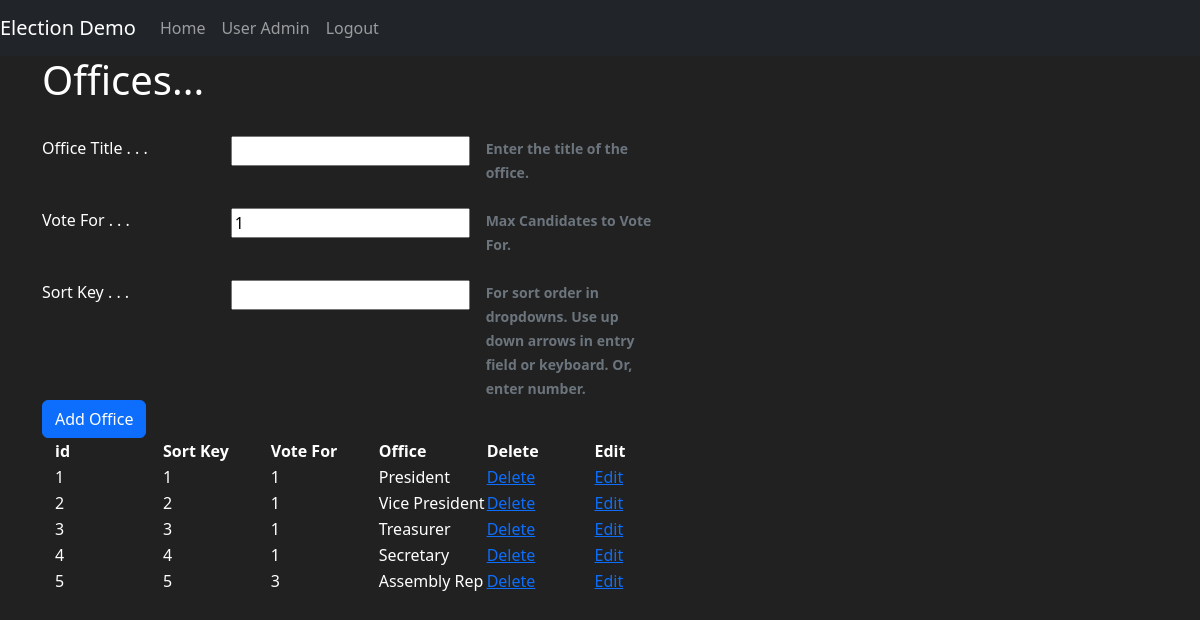
The app's page /office (signed in) with its own data.
### election1/models.py (models this page shows)
class Office(db.Model):
    id_office = db.Column(db.Integer, primary_key=True)
    office_title = db.Column(db.String(length=45), nullable=False, unique=True)
    office_vote_for = db.Column(db.Integer, default=1)
    sortkey = db.Column(db.Integer, nullable=False, unique=True)
    candidates = db.relationship('Candidate', cascade="all, delete-orphan", backref='office')

### election1/office/view.py (the view)
@office.route('/office', methods=['POST', 'GET'])
def office_view():
    if not is_user_authenticated():
        return redirect(url_for('admins.login'))
    if check_dates() is False:
        flash('Please set the Election Dates before adding an office', category='danger')
        return redirect(url_for('mains.homepage'))
    if after_start_date():
        flash('You cannot add, delete or edit an office after the voting start time or Election Dates are '
              'empty', category='danger')
        return redirect(url_for('mains.homepage'))
    office_form = OfficeForm()
    if office_form.validate_on_submit():
        office_title = request.form['office_title']
        sortkey = request.form['sortkey']
        office_vote_for = request.form['office_vote_for']
        new_office = Office(office_title=office_title, sortkey=sortkey, office_vote_for=office_vote_for)
        try:
            db.session.add(new_office)
            db.session.commit()
            logger.info(
                'user ' + str(current_user.user_so_name) + ' has created the office titled ' + office_title)
            office_form.office_title.data = ''
            office_form.sortkey.data = None
            offices = Office.query.order_by(Office.sortkey)
            return render_template('office.html', form=office_form, offices=offices)
        except Exception as e:
            db.session.rollback()
            logger.info('There is an error ' + str(e) + ' while creating the office titled ' + office_title)
            flash('There was a problem inserting record ' + str(e), category='danger')
            office_form.office_title.data = ''
            office_form.sortkey.data = None
            offices = Office.query.order_by(Office.sortkey)
            return render_template('office.html', form=office_form, offices=offices)
    else:
        for err_msg in office_form.errors.values():
            flash(f'there is an error creating office: {err_msg}', category='danger')
            offices = Office.query.order_by(Office.sortkey)
            return render_template('office.html', form=office_form, offices=offices)
    office_form.office_title.data = ''
    office_form.sortkey.data = None
    offices = Office.query.order_by(Office.sortkey)
    return render_template('office.html', form=office_form, offices=offices)

### election1/office/form.py (shortened to what this page needs)
class OfficeForm(FlaskForm):
    office_title = StringField(label='Office Title . . .', validators=[Length(min=2, max=30), DataRequired()])
    office_vote_for = IntegerField(label='Vote For . . .', default=1)
    sortkey = IntegerField(label='Sort Key . . .', default=None, validators=[DataRequired()])
    submit = SubmitField(label='submit')

### election1/__init__.py (called while the page is built)
def config_manager(manager):
    from .models import User
    manager.login_message = "You are not logged in to your account."
    manager.login_view = 'admins.login'
    manager.login_message_category = "info"
    @manager.user_loader
    def user_loader(xid):
        user = User.query.get(int(xid))
        if user is None:
            return None
        return user

### election1/office/view.py (called while the page is built)
def after_start_date():
    from election1.models import Dates  # Local import to avoid circular import
    date = Dates.query.first()
    start_date_time = datetime.fromtimestamp(date.start_date_time)
    current_date_time = datetime.now()
    if current_date_time > start_date_time:
        return True
    else:
        return False

def check_dates():
    from election1.models import Dates  # Local import to avoid circular import
    date = Dates.query.first()
    if date is None:
        return False
    else:
        return True

### election1/utils.py (called while the page is built)
def is_user_authenticated():
    return current_user.is_authenticated

### election1/templates/office.html (shortened to what this page needs)
{% extends 'base.html' %}
{% block content %}
    <div class="container">
        <h1> Offices...</h1>
        <br>
        <form method="post" style="color:white" autocomplete="off" >
            <div class="row g-3 ">
                <div class="col-2 ">
                     {{ form.office_title.label() }}
                </div>
                 <div class="col-auto" >
                    {{ form.office_title() }}
                </div>
                 <div class="col-sm-2" autofocus>
                    <span id="passwordHelpInline" class="form-text" >
                        <b> Enter the title of the office. </b>
                    </span>
                </div>
            </div>
            <br>
            <div class="row g-3 ">
                <div class="col-2 ">
                     {{ form.office_vote_for.label() }}
                </div>
                 <div class="col-auto" >
                    {{ form.office_vote_for() }}
                </div>
                 <div class="col-sm-2" autofocus>
                    <span id="passwordHelpInline" class="form-text" >
                        <b> Max Candidates to Vote For. </b>
                    </span>
                </div>
            </div>
            <br>
            <div class="row g-3">
                <div class="col-2">
                     {{ form.sortkey.label() }}
                </div>
                 <div class="col-auto">
                    {{ form.sortkey() }}
                </div>
                 <div class="col-sm-2">
                    <span id="passwordHelpInline" class="form-text">
                        <b>For sort order in dropdowns.  Use up down arrows in entry field or keyboard.  Or, enter number.</b>
                    </span>
                </div>
            </div>
            <div class="d-grid gap-2 d-md-block">
                {{ form.submit(type="submit",value='Add Office', class="btn   btn-primary") }}
            </div>
        </form>
        <div class="container">
            <table class="table-dark">
               <thead>
                   <tr>
                       <th class="col-2"> id </th>
                       <th class="col-2"> Sort Key</th>
                       <th class="col-2"> Vote For</th>
                       <th class="col-2"> Office</th>
                       <th class="col-2"> Delete </th>
                       <th class="col-2"> Edit </th>
                   </tr>
               </thead>
               <tbody>
               {% for office in offices %}
                <tr>
                    <td> {{ office.id_office }}</td>
                    <td>{{ office.sortkey }}</td>
                    <td>{{ office.office_vote_for }}</td>
                    <td>{{ office.office_title }}</td>
                    <td><a href="{{ url_for('office.deleteoffice',xid=office.id_office)}}">Delete</a> </td>
                    <td><a href="{{ url_for('office.updateoffice',xid=office.id_office)}}">Edit</a> </td>
                </tr>
                {% endfor %}
               </tbody>
            </table>
        </div>
    </div>
{% endblock %}

### election1/templates/base.html (shortened to what this page needs)
<!doctype html>
<html lang="en">
   <head>
      <link href="https://cdn.jsdelivr.net/npm/bootstrap@5.2.3/dist/css/bootstrap.min.css" rel="stylesheet">
   </head>
    <body>
    <nav class="navbar navbar-expand-md navbar-dark bg-dark">
      <a class="navbar-brand" href="#">Election Demo</a>
      <div class="collapse navbar-collapse" id="navbarNav">
        <ul class="navbar-nav mr-auto">
            <li class="nav-item active">
                <a class="nav-link" href="{{ url_for('mains.homepage') }}">Home </a>
            </li>
            {% if current_user.is_authenticated %}
                {% if current_user.id_admin_role == 1 %}
                    <li class="nav-item">
                       <a class="nav-link" href="{{ url_for('admins.user_admin') }}">User Admin</a>
                    </li>
                {% endif %}
            {% endif %}
            {% if current_user.is_authenticated %}
                <li class="nav-item">
                    <a class="nav-link" href="{{ url_for('admins.logout') }}">Logout</a>
                </li>
            {% endif %}
        </ul>
      </div>
    </nav>
      {% block content %}
      {% endblock %}
   </body>
</html>

### election1/templates/base.html (style rules this page uses)
body { background-color: #212121; color: white }

### records on screen
Office: id_office "1", sortkey "1", office_vote_for "1", office_title "President"
Office: id_office "2", sortkey "2", office_vote_for "1", office_title "Vice President"
Office: id_office "3", sortkey "3", office_vote_for "1", office_title "Treasurer"
Office: id_office "4", sortkey "4", office_vote_for "1", office_title "Secretary"
Office: id_office "5", sortkey "5", office_vote_for "3", office_title "Assembly Rep"
